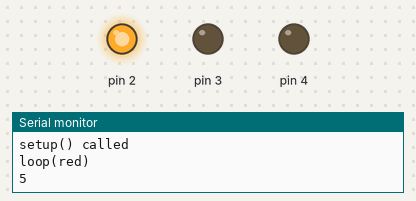
This sketch was run on a simulated Arduino Uno, built with avr-gcc and run on an emulated ATmega328P. Parts: output pins drawn as LEDs (lit = HIGH), the last lines printed to the serial monitor.

Above: at 0.2 s.
At 10.1 s:
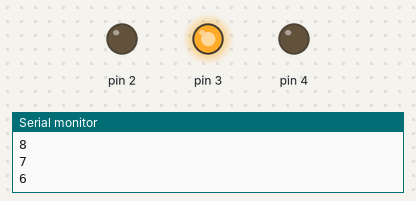
At 21.1 s:
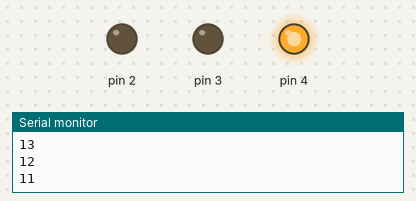
At 42.6 s:
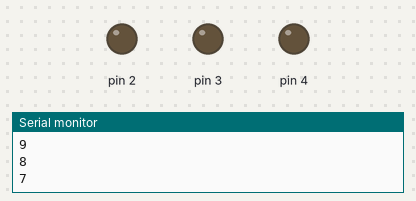
Timing chart, 0 to 42.9 s (numbered marks = the images above):
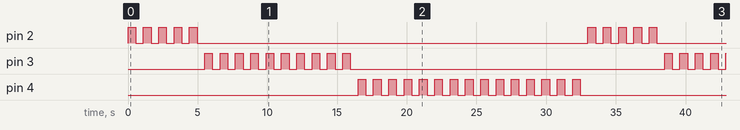

Measured:
- by itself, pin 2: repeats every 33.0 s: 4 × (LOW 0.55 s, HIGH 0.55 s), LOW 28.1 s, HIGH 0.55 s
- by itself, pin 3: repeats every 33.0 s: 9 × (LOW 0.55 s, HIGH 0.55 s), LOW 22.6 s, HIGH 0.55 s
- by itself, pin 4: repeats every 33.0 s: HIGH 0.55 s, LOW 17.1 s, 14 × (HIGH 0.55 s, LOW 0.55 s)

The sketch:

Tutorial3_setup_many_lights.ino
```cpp
void setup() {
  // put your setup code here, to run once:
  Serial.begin(115200);
  Serial.println("setup() called");
  pinMode(2,OUTPUT);
  pinMode(3,OUTPUT);
  pinMode(4,OUTPUT);
}

void loop()
{
  // put your main code here, to run repeatedly:
  /*HOME WORK
   * Control red, green & blue LEDs
   * Blink red LED 5 times from pin 2.
   * Blink green LED 10 times from pin 3.
   * Blink yellow LED 15 times from pin 2.
   */
    Serial.println("loop(red)");
    //RED
    for (int i = 5; i >= 1; i--)
    {
      Serial.println(i);
      digitalWrite(2,HIGH);
      delay(550);
      digitalWrite(2,LOW);
      delay(550);
    }

    Serial.println("loop(green)");
    //Green
    for (int i = 10; i >= 1; i--)
    {
      Serial.println(i);
      digitalWrite(3,HIGH);
      delay(550);
      digitalWrite(3,LOW);
      delay(550);
    }
        Serial.println("loop(yellow)");
    //Yellow
    for (int i = 15; i >= 1; i--)
    {
      Serial.println(i);
      digitalWrite(4,HIGH);
      delay(550);
      digitalWrite(4,LOW);
      delay(550);
    }
}
```
